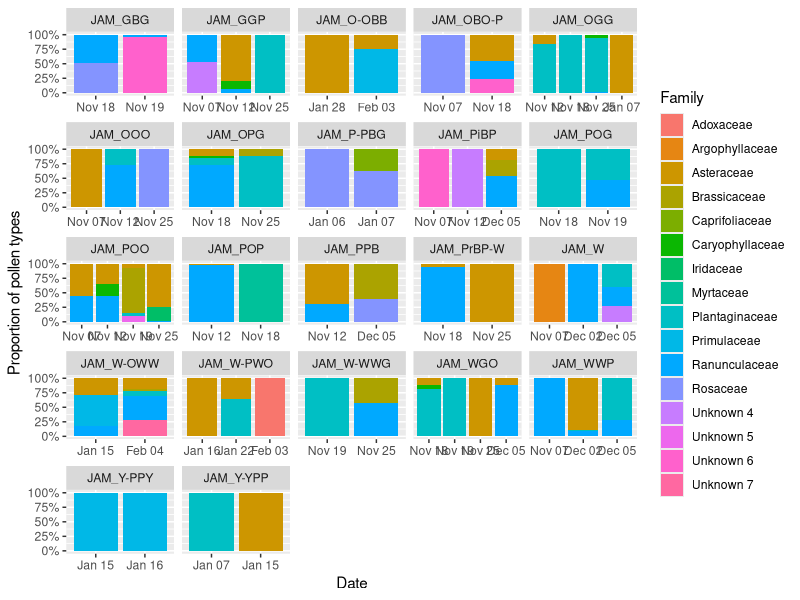

R code for this plot:
## ---- chunk 1

library(tidyverse)

## ---- chunk 2

# # checking which flowers I need samples for during fieldwork
# 
# # load in floral survey data
# survey <- read_csv('/Users/faith/Desktop/U Ottawa/PhD Chapter 3/sweat_bee_ecology/Data/Pollen_and_Surveys/Floral_surveys.csv')
# 
# # load in plant pollen sample data
# p_pollen_samples <- read_csv('/Users/faith/Desktop/U Ottawa/PhD Chapter 3/sweat_bee_ecology/Data/Pollen_and_Surveys/Pollen_samples_plant.csv')
# 
# 
# ## Make a list of pollen samples that I have
# 
# # organize by taxa alphabetically
# survey <- arrange(survey, Taxa)  
# 
# # make first letter capital
# survey$Taxa <- str_replace(survey$Taxa, "^\\w{1}", toupper)
# survey$Family <- str_replace(survey$Family, "^\\w{1}", toupper)
# p_pollen_samples$Taxa <- str_replace(p_pollen_samples$Taxa, "^\\w{1}", toupper)
# 
# # check the unique taxa, any diplucates from spelling erorrs? nothing jumpes out
# unique(survey$Taxa)
# # rename column
# survey <- survey %>% rename(Taxa_with_notes = Taxa)
# # take only first word (e.g., ignore "fruiting" or species names)
# survey <- mutate(survey, Taxa = word(Taxa_with_notes, 1))
# p_pollen_samples <- mutate(p_pollen_samples, Taxa = word(Taxa, 1))
# 
# # join data frames
# p_sample_list <- right_join(survey, p_pollen_samples)
# # organize by taxa alphabetically
# p_sample_list <- arrange(p_sample_list, Taxa)  
# 
# write_csv(p_sample_list, 'Data/Pollen_and_Surveys/Pollen_sample_list.csv')

## ---- chunk 3

# how many bees did I mark?
IDs_JAM <- read_csv('Data/Paint_ID/Paint_IDs_JAM.csv')
IDs_KB <- read_csv('Data/Paint_ID/Paint_IDs_KB.csv')
length(unique(IDs_JAM$Bee_ID)) # 82 
length(unique(IDs_KB$Bee_ID)) # 32 
# 114 in total


## Pollen Count Dataframe

# after identifying the pollen blindly, now merge the pollen ID and the bee ID files together 
pollen_codes <- read_csv('Data/Pollen_and_Surveys/Pollen_codes.csv')
pollen_samples_ID <- read_csv('Data/Pollen_and_Surveys/Pollen_samples_ID.csv')
pollen <- full_join(pollen_samples_ID, pollen_codes, by = "Slide_code") # join

# reorder columns
pollen = pollen %>% select(Site, Bee_ID, Day, Month, Year, Slide_code, Family, Subtype, Count, Pollen_colour)

# creat date column
pollen$Date <- with(pollen, paste(Year, paste0(Month,sep = '-', Day), sep = '-'))
str(pollen)
pollen$Date <- as.Date(pollen$Date)

# combine ID with site in case the same ID was used for both sites
pollen$Bee_ID <- as.character(pollen$Bee_ID)
pollen$Bee_ID <- paste(pollen$Site, pollen$Bee_ID, sep = '_') 
table(pollen$Bee_ID) # looks good

# count number of samples for each bee
pollen <- pollen %>%
  group_by(Bee_ID) %>%
  mutate(Sample_counts = n_distinct(Date)) %>%
  ungroup()

# remove pollen types with less than 1% (1-2 pollen grains) because it could be from landing on the flower for nectar or contamination from making pollen slides, likely not a bee collecting pollen
pollen <- pollen %>% filter(Count > 3)


# descriptive
# 
# # what are the repeated samples like for pollen collection?
# Pollen_collection_JAM_repeats <- Pollen_collection_JAM %>% 
#   group_by(ID) %>% 
#   summarize(n = n()) %>% 
#   ungroup()
# Pollen_collection_KB_repeats <- Pollen_collection_KB %>% 
#   group_by(ID) %>% 
#   summarize(n = n()) %>% 
#   ungroup()
# table(Pollen_collection_JAM_repeats$n)
# table(Pollen_collection_KB_repeats$n)
# # 29 bees 1x, 12 bees 2x, 6 bees 3x, and 3 bees 4x


## ---- chunk 4


library(ggplot2)

# order by bee ID then filter to make 3 figures because too many individuals for just one
pollen %>% arrange(Date)

str(pollen)

# make date labels for the figure
pollen <- pollen %>%
  mutate(
    Date_label  = format(Date, "%b %d"),                    
    Date_label  = factor(Date_label, levels = format(sort(unique(Date)), "%b %d")))


pollen %>% 
  filter(Sample_counts > 1) %>% 
  ggplot(aes(x = Date_label, y = Count, fill = Family)) +
  geom_bar(stat = "identity", position = "fill") +  # 'fill' for proportions
  scale_y_continuous(labels = scales::percent) +
  labs(x = "Date", y = "Proportion of pollen types") +
  facet_wrap(~ Bee_ID, scales = "free_x") 


## ---- chunk 5

beehave_0 <- read_csv('Data/Behaviour/Video_logs_summary.csv')
str(beehave_0)

# creat date column
beehave_0$Date <- with(beehave_0, paste(Year, paste0(Month,sep = '-', Day), sep = '-'))
beehave_0$Date <- as.Date(beehave_0$Date)
# group by week
beehave_0$Week <- strftime(beehave_0$Date , format = "%V")

# Number of females
 # liberal : pollen collection, digging, vigilance, and leaving
 # moderate : pollen collection, digging and vigilance
 # conservative : pollen collection, digging and IF we know their ID, vigilance or leaving nest or entering without pollen
 # vigilance is peaking out of the nest if they do not leave for the following 2 minutes

# exceptions ###### incorperate into df
# J75: two bees painted from this nest

# make summary with only 1 row per nest
beehave_sum <- distinct(beehave_0, Nest, Num_females_con, Date, .keep_all= TRUE)
# remove columns that don't make sense for summary df
beehave_sum <- beehave_sum %>% 
  select(Nest, Site, Num_females_con, Num_females_mod, Num_females_lib, Date, Week)
# sometimes there are two rows per date and nest combo because we filmed the nest subsequently with a second camera (e.g., after the first one died or the SD card filled up)
# so if there are duplciate nest-date combos, remove the lowest valued Num_females_con
beehave_sum <- beehave_sum %>% 
  group_by(Nest, Date) %>% 
  slice_max(Num_females_con, n=1) %>% 
  ungroup

# descriptive
length(unique(beehave_sum$Nest)) # 51 nests observed 
#### count how many are solial or solitary, and compare with when males are leaving. Maybe a figure?


